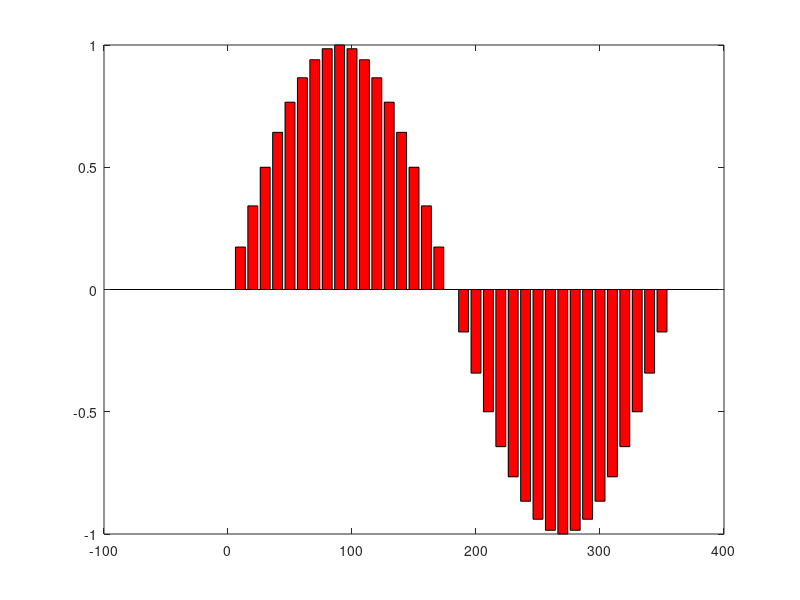
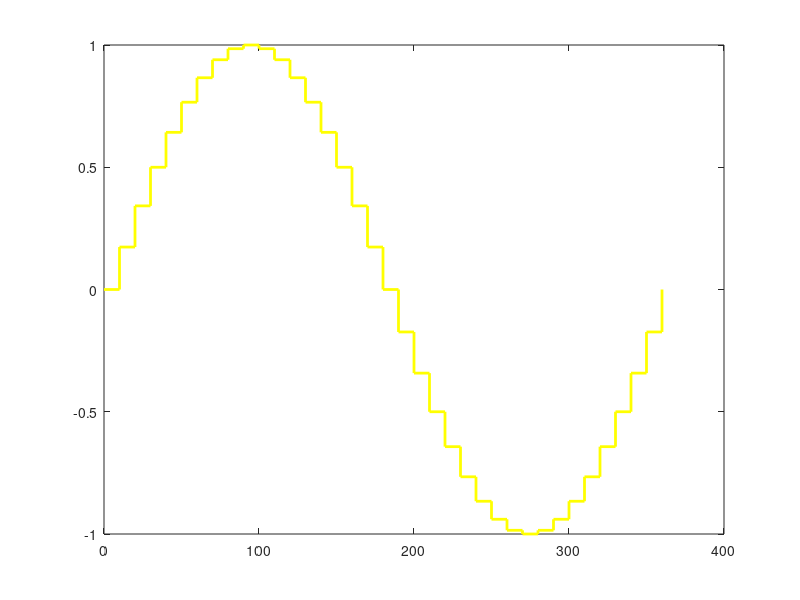
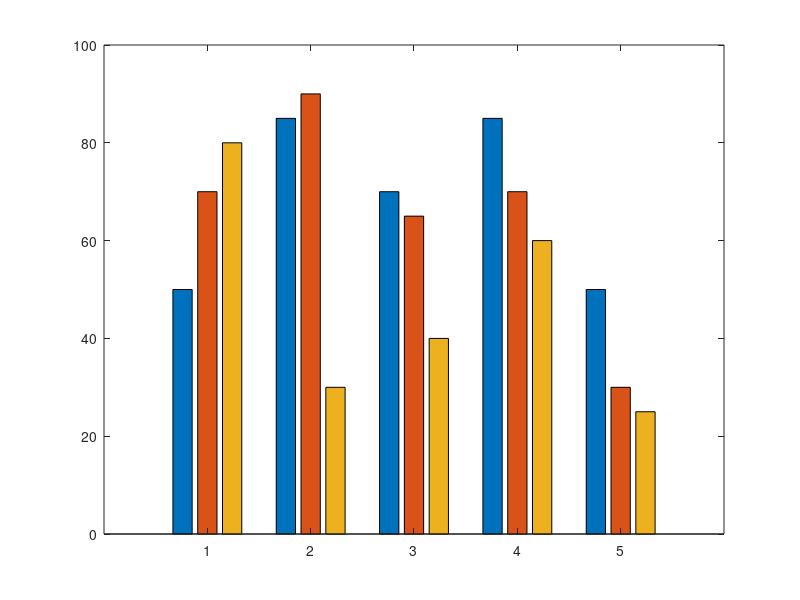

These charts were generated, in order, by the following MATLAB code:
clc,clear,close all
t=0:10:360;
y1=sind(t);
figure;
bar(t,y1,'r');
pause(1);
figure, stairs(t,y1,'y','Linewidth',2);
pause(1);
A=[50 70 80 ;
85 90 30;
70 65 40;
85 70 60;
50 30 25];
figure, bar(A);
